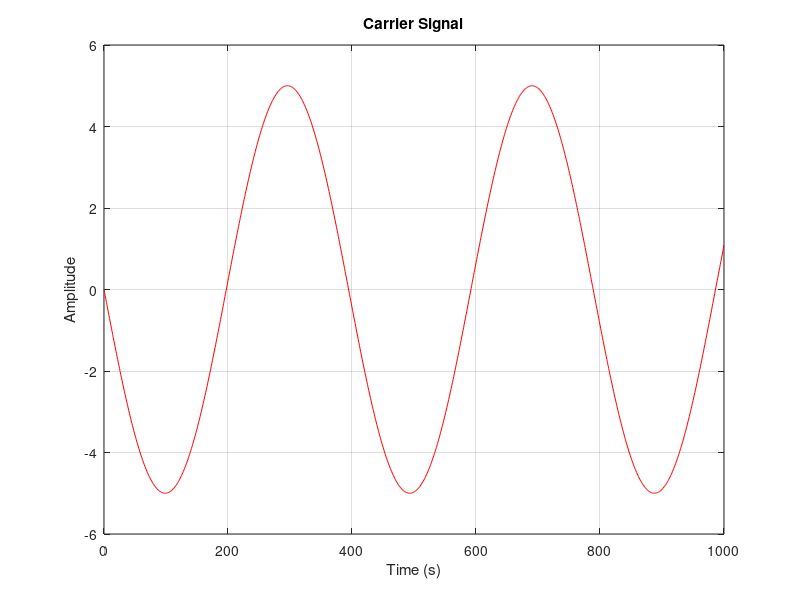
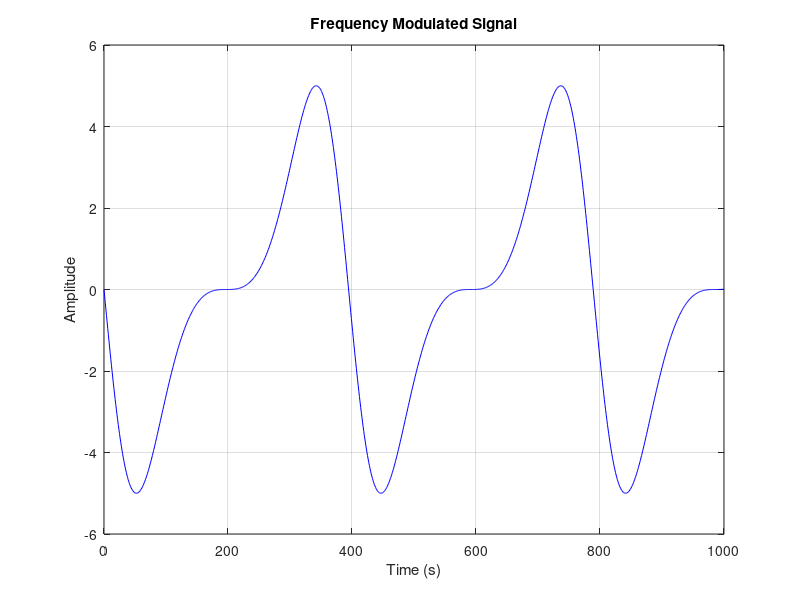
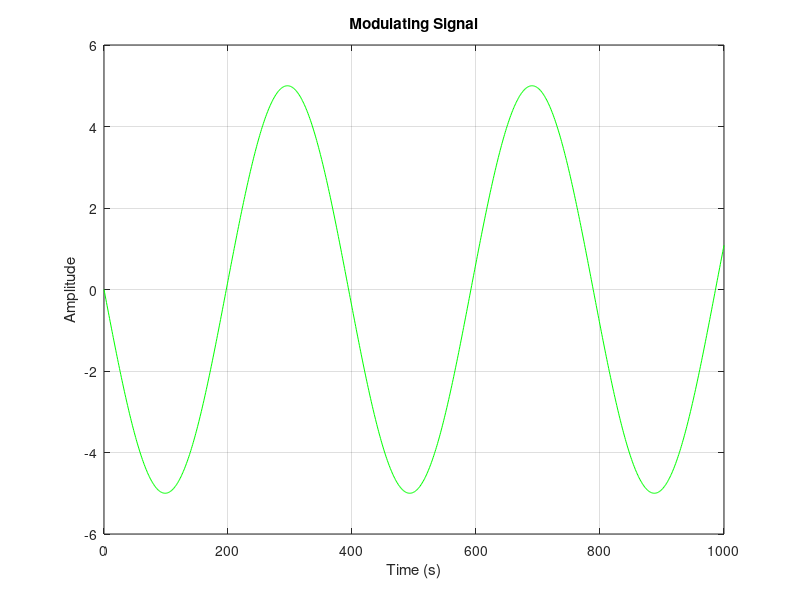

MATLAB code to generate these figures, in order:
pi = 3.14;
t = 0:1000;  % Adjusted time vector for better resolution

Ec = input('Enter the carrier signal amplitude (Ec): ');
Em = input('Enter the message signal amplitude (Em): ');
fc = input('Enter the carrier signal frequency (fc) in Hz: ');
fm = input('Enter the message signal frequency (fm) in Hz: ');
df = input('Enter the frequency deviation (df) in Hz: ');

mf = df / fm;

wm = 2 * pi * fm;
wc = 2 * pi * fc;

theta_m = wm * t;
theta_c = wc * t;

ec = Ec * sin(theta_c);
em = Em * sin(theta_m);

efm = Ec * sin(theta_c + mf * sin(theta_m));

figure;
plot(t, ec, 'r');
title('Carrier Signal');
xlabel('Time (s)');
ylabel('Amplitude');
grid on;

figure;
plot(t, efm, 'b');
title('Frequency Modulated Signal');
xlabel('Time (s)');
ylabel('Amplitude');
grid on;

figure;
plot(t, em, 'g');
title('Modulating Signal');
xlabel('Time (s)');
ylabel('Amplitude');
grid on;
